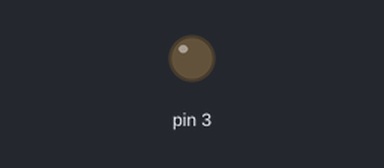
Simulated run of this sketch. Board: Arduino Uno, built with avr-gcc and run on an emulated ATmega328P. Shown: output pins drawn as LEDs (lit = HIGH).

Above: at 0.05 s.
At 1.2 s:
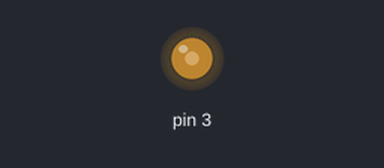
At 2.35 s:
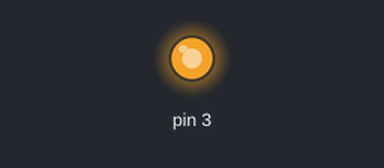
At 4.7 s:
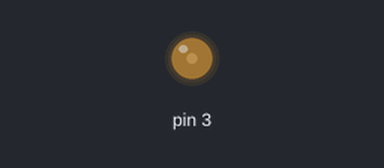
Timing chart, 0 to 6.8 s (numbered marks = the images above):
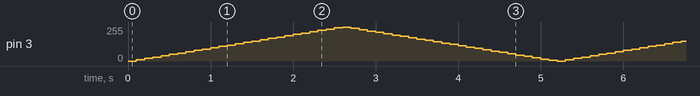

The sketch:

proj7_PWM_motor.ino
```cpp
void setup() {
  analogWrite (3, 255);

}

void loop() {
  for (int k=0 ; k<255;k+=10)
  {
    analogWrite (3,k);
    delay(100);
  }

  for (int k=255 ; k>=0; k-=10)
  {
    analogWrite (3,k);
    delay(100);
  }
}
```
